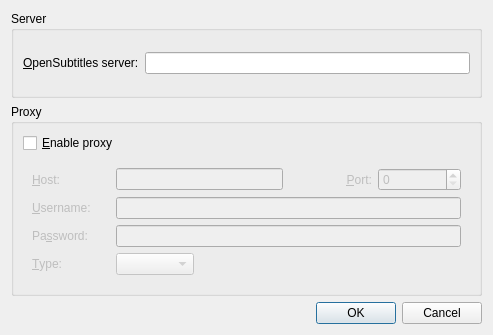
<?xml version="1.0" encoding="UTF-8"?>
<ui version="4.0">
 <class>FindSubtitlesConfigDialog</class>
 <widget class="QDialog" name="FindSubtitlesConfigDialog">
  <property name="geometry">
   <rect>
    <x>0</x>
    <y>0</y>
    <width>493</width>
    <height>335</height>
   </rect>
  </property>
  <property name="windowTitle">
   <string>Advanced options</string>
  </property>
  <layout class="QVBoxLayout">
   <item>
    <widget class="QGroupBox" name="groupBox_2">
     <property name="title">
      <string>Server</string>
     </property>
     <layout class="QHBoxLayout" name="horizontalLayout">
      <item>
       <widget class="QLabel" name="label">
        <property name="text">
         <string>&amp;OpenSubtitles server:</string>
        </property>
        <property name="buddy">
         <cstring>server_edit</cstring>
        </property>
       </widget>
      </item>
      <item>
       <widget class="QLineEdit" name="server_edit"/>
      </item>
     </layout>
    </widget>
   </item>
   <item>
    <widget class="QGroupBox" name="groupBox">
     <property name="title">
      <string>Proxy</string>
     </property>
     <layout class="QVBoxLayout">
      <item>
       <widget class="QCheckBox" name="use_proxy_check">
        <property name="text">
         <string>&amp;Enable proxy</string>
        </property>
       </widget>
      </item>
      <item>
       <widget class="QWidget" name="proxy_container" native="true">
        <property name="enabled">
         <bool>false</bool>
        </property>
        <layout class="QGridLayout">
         <item row="0" column="0">
          <widget class="QLabel" name="label_2">
           <property name="text">
            <string>&amp;Host:</string>
           </property>
           <property name="buddy">
            <cstring>proxy_hostname_edit</cstring>
           </property>
          </widget>
         </item>
         <item row="0" column="1" colspan="2">
          <widget class="QLineEdit" name="proxy_hostname_edit"/>
         </item>
         <item row="0" column="3">
          <widget class="QLabel" name="label_3">
           <property name="text">
            <string>&amp;Port:</string>
           </property>
           <property name="alignment">
            <set>Qt::AlignRight|Qt::AlignTrailing|Qt::AlignVCenter</set>
           </property>
           <property name="buddy">
            <cstring>proxy_port_spin</cstring>
           </property>
          </widget>
         </item>
         <item row="0" column="4">
          <widget class="QSpinBox" name="proxy_port_spin">
           <property name="maximum">
            <number>65535</number>
           </property>
          </widget>
         </item>
         <item row="1" column="0">
          <widget class="QLabel" name="label_4">
           <property name="text">
            <string>&amp;Username:</string>
           </property>
           <property name="buddy">
            <cstring>proxy_username_edit</cstring>
           </property>
          </widget>
         </item>
         <item row="1" column="1" colspan="4">
          <widget class="QLineEdit" name="proxy_username_edit"/>
         </item>
         <item row="2" column="0">
          <widget class="QLabel" name="label_5">
           <property name="text">
            <string>Pa&amp;ssword:</string>
           </property>
           <property name="buddy">
            <cstring>proxy_password_edit</cstring>
           </property>
          </widget>
         </item>
         <item row="2" column="1" colspan="4">
          <widget class="QLineEdit" name="proxy_password_edit">
           <property name="echoMode">
            <enum>QLineEdit::Password</enum>
           </property>
          </widget>
         </item>
         <item row="3" column="0">
          <widget class="QLabel" name="label_6">
           <property name="text">
            <string>&amp;Type:</string>
           </property>
           <property name="buddy">
            <cstring>proxy_type_combo</cstring>
           </property>
          </widget>
         </item>
         <item row="3" column="1">
          <widget class="QComboBox" name="proxy_type_combo"/>
         </item>
         <item row="3" column="2" colspan="3">
          <spacer>
           <property name="orientation">
            <enum>Qt::Horizontal</enum>
           </property>
           <property name="sizeHint" stdset="0">
            <size>
             <width>261</width>
             <height>20</height>
            </size>
           </property>
          </spacer>
         </item>
        </layout>
       </widget>
      </item>
     </layout>
    </widget>
   </item>
   <item>
    <widget class="QDialogButtonBox" name="buttonBox">
     <property name="orientation">
      <enum>Qt::Horizontal</enum>
     </property>
     <property name="standardButtons">
      <set>QDialogButtonBox::Cancel|QDialogButtonBox::Ok</set>
     </property>
    </widget>
   </item>
  </layout>
 </widget>
 <tabstops>
  <tabstop>server_edit</tabstop>
  <tabstop>use_proxy_check</tabstop>
  <tabstop>proxy_hostname_edit</tabstop>
  <tabstop>proxy_port_spin</tabstop>
  <tabstop>proxy_username_edit</tabstop>
  <tabstop>proxy_password_edit</tabstop>
  <tabstop>proxy_type_combo</tabstop>
  <tabstop>buttonBox</tabstop>
 </tabstops>
 <resources/>
 <connections>
  <connection>
   <sender>buttonBox</sender>
   <signal>accepted()</signal>
   <receiver>FindSubtitlesConfigDialog</receiver>
   <slot>accept()</slot>
   <hints>
    <hint type="sourcelabel">
     <x>248</x>
     <y>254</y>
    </hint>
    <hint type="destinationlabel">
     <x>157</x>
     <y>274</y>
    </hint>
   </hints>
  </connection>
  <connection>
   <sender>buttonBox</sender>
   <signal>rejected()</signal>
   <receiver>FindSubtitlesConfigDialog</receiver>
   <slot>reject()</slot>
   <hints>
    <hint type="sourcelabel">
     <x>316</x>
     <y>260</y>
    </hint>
    <hint type="destinationlabel">
     <x>286</x>
     <y>274</y>
    </hint>
   </hints>
  </connection>
  <connection>
   <sender>use_proxy_check</sender>
   <signal>toggled(bool)</signal>
   <receiver>proxy_container</receiver>
   <slot>setEnabled(bool)</slot>
   <hints>
    <hint type="sourcelabel">
     <x>260</x>
     <y>91</y>
    </hint>
    <hint type="destinationlabel">
     <x>260</x>
     <y>179</y>
    </hint>
   </hints>
  </connection>
 </connections>
</ui>
